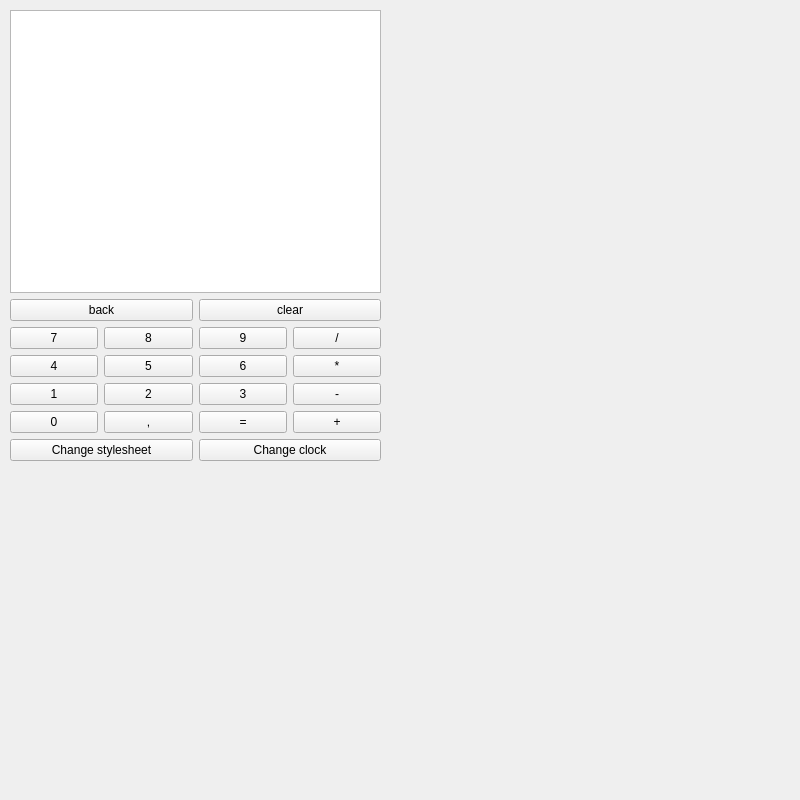
<?xml version="1.0" encoding="UTF-8"?>
<ui version="4.0">
 <class>Form</class>
 <widget class="QWidget" name="Form">
  <property name="geometry">
   <rect>
    <x>0</x>
    <y>0</y>
    <width>800</width>
    <height>800</height>
   </rect>
  </property>
  <property name="windowTitle">
   <string>Form</string>
  </property>
  <widget class="QWidget" name="">
   <property name="geometry">
    <rect>
     <x>10</x>
     <y>10</y>
     <width>371</width>
     <height>451</height>
    </rect>
   </property>
   <layout class="QGridLayout" name="gridLayout">
    <item row="5" column="0">
     <widget class="QPushButton" name="button_0">
      <property name="text">
       <string>0</string>
      </property>
     </widget>
    </item>
    <item row="4" column="2">
     <widget class="QPushButton" name="button_3">
      <property name="text">
       <string>3</string>
      </property>
     </widget>
    </item>
    <item row="4" column="1">
     <widget class="QPushButton" name="button_2">
      <property name="text">
       <string>2</string>
      </property>
     </widget>
    </item>
    <item row="4" column="3">
     <widget class="QPushButton" name="button_minus">
      <property name="text">
       <string>-</string>
      </property>
     </widget>
    </item>
    <item row="5" column="1">
     <widget class="QPushButton" name="button_coma">
      <property name="text">
       <string>,</string>
      </property>
     </widget>
    </item>
    <item row="2" column="2">
     <widget class="QPushButton" name="button_9">
      <property name="text">
       <string>9</string>
      </property>
     </widget>
    </item>
    <item row="3" column="2">
     <widget class="QPushButton" name="button_6">
      <property name="text">
       <string>6</string>
      </property>
     </widget>
    </item>
    <item row="1" column="2" colspan="2">
     <widget class="QPushButton" name="button_clr">
      <property name="text">
       <string>clear</string>
      </property>
     </widget>
    </item>
    <item row="2" column="1">
     <widget class="QPushButton" name="button_8">
      <property name="text">
       <string>8</string>
      </property>
     </widget>
    </item>
    <item row="4" column="0">
     <widget class="QPushButton" name="button_1">
      <property name="text">
       <string>1</string>
      </property>
     </widget>
    </item>
    <item row="1" column="0" colspan="2">
     <widget class="QPushButton" name="button_back">
      <property name="text">
       <string>back</string>
      </property>
     </widget>
    </item>
    <item row="5" column="2">
     <widget class="QPushButton" name="buttonequal">
      <property name="text">
       <string>=</string>
      </property>
     </widget>
    </item>
    <item row="2" column="3">
     <widget class="QPushButton" name="button_div">
      <property name="text">
       <string>/</string>
      </property>
     </widget>
    </item>
    <item row="0" column="0" colspan="4">
     <widget class="QPlainTextEdit" name="plainTextEdit"/>
    </item>
    <item row="2" column="0">
     <widget class="QPushButton" name="button_7">
      <property name="enabled">
       <bool>true</bool>
      </property>
      <property name="text">
       <string>7</string>
      </property>
     </widget>
    </item>
    <item row="3" column="3">
     <widget class="QPushButton" name="button_mno">
      <property name="text">
       <string>*</string>
      </property>
     </widget>
    </item>
    <item row="5" column="3">
     <widget class="QPushButton" name="button_plus">
      <property name="text">
       <string>+</string>
      </property>
     </widget>
    </item>
    <item row="3" column="0">
     <widget class="QPushButton" name="button_4">
      <property name="text">
       <string>4</string>
      </property>
     </widget>
    </item>
    <item row="3" column="1">
     <widget class="QPushButton" name="button_5">
      <property name="text">
       <string>5</string>
      </property>
     </widget>
    </item>
    <item row="6" column="0" colspan="2">
     <widget class="QPushButton" name="change_stylesheet">
      <property name="text">
       <string>Change stylesheet</string>
      </property>
     </widget>
    </item>
    <item row="6" column="2" colspan="2">
     <widget class="QPushButton" name="change_clock">
      <property name="text">
       <string>Change clock</string>
      </property>
     </widget>
    </item>
   </layout>
  </widget>
 </widget>
 <resources/>
 <connections/>
</ui>
